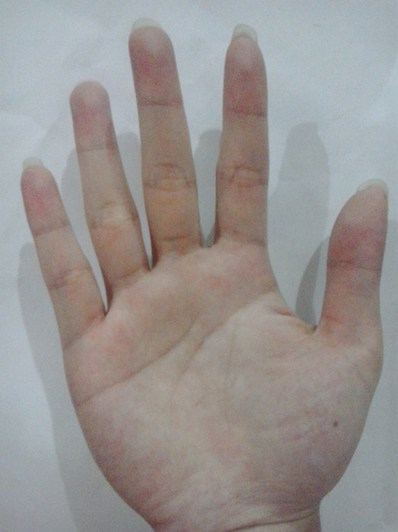
//> input picture FetureBasedZeroWatermarking/misc/img/hand.jpg, 398 x 532 px, given in place of the camera
$ ./main_copy   (built with g++ and OpenCV 4)
//> lines starting //> are read from the running program, lines starting //| are printed output that depends on the picture
#include <cv.h>
#include <highgui.h>
#include "lbp.hpp"
#include "histogram.hpp"

using namespace cv;

int main(int argc, const char *argv[]) {
	int deviceId = 0;
	if(argc > 1)
		deviceId = atoi(argv[1]);

	VideoCapture cap(deviceId);

	if(!cap.isOpened()) {
    	cerr << "Capture Device ID " << deviceId << "cannot be opened." << endl;
    	return -1;
    }

	// initial values
    int radius = 2;
    int neighbors = 16;

    // windows
    namedWindow("original",CV_WINDOW_AUTOSIZE);
    namedWindow("lbp",CV_WINDOW_AUTOSIZE);

    // matrices used
    Mat frame; // always references the last frame
    Mat dst; // image after preprocessing
    Mat lbp; // lbp image

    // just to switch between possible lbp operators
    vector<string> lbp_names;
    lbp_names.push_back("Extended LBP"); // 0
    lbp_names.push_back("Fixed Sampling LBP"); // 1
    lbp_names.push_back("Variance-based LBP"); // 2
    int lbp_operator=0;

    bool running=true;
    while(running) {
    	cap >> frame;
//> frame is the input picture: 532 rows x 398 cols, CV_8UC3; mean B, G, R 145.7, 147.6, 152.4
    	cvtColor(frame, dst, CV_BGR2GRAY);
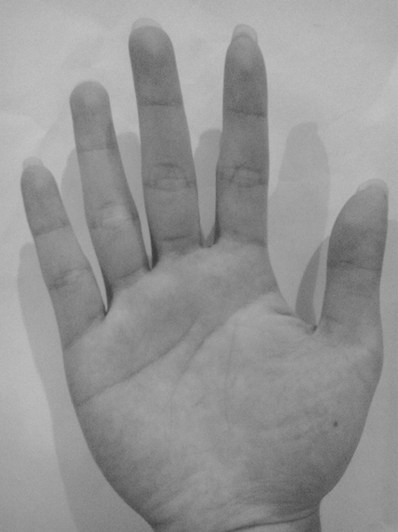
//> dst: 532 rows x 398 cols, CV_8UC1; min 59, max 196, mean 148.8
    	GaussianBlur(dst, dst, Size(7,7), 5, 3, BORDER_CONSTANT); // tiny bit of smoothing is always a good idea
    	// comment the following lines for original size
    	resize(frame, frame, Size(), 0.5, 0.5);
//> frame: 266 rows x 199 cols, CV_8UC3
    	//resize(dst,dst,Size(), 0.5, 0.5);
    	resize(dst,dst,Size(), 0.3, 0.3);
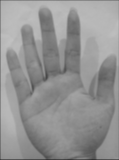
//> dst: 160 rows x 119 cols, CV_8UC1; min 49, max 192, mean 147.7
        //
    	switch(lbp_operator) {
    	case 0:
//> (the run ends here: the program needs code that is not available in this run, at `lbp::ELBP(dst, lbp, radius, neighbors);`)
